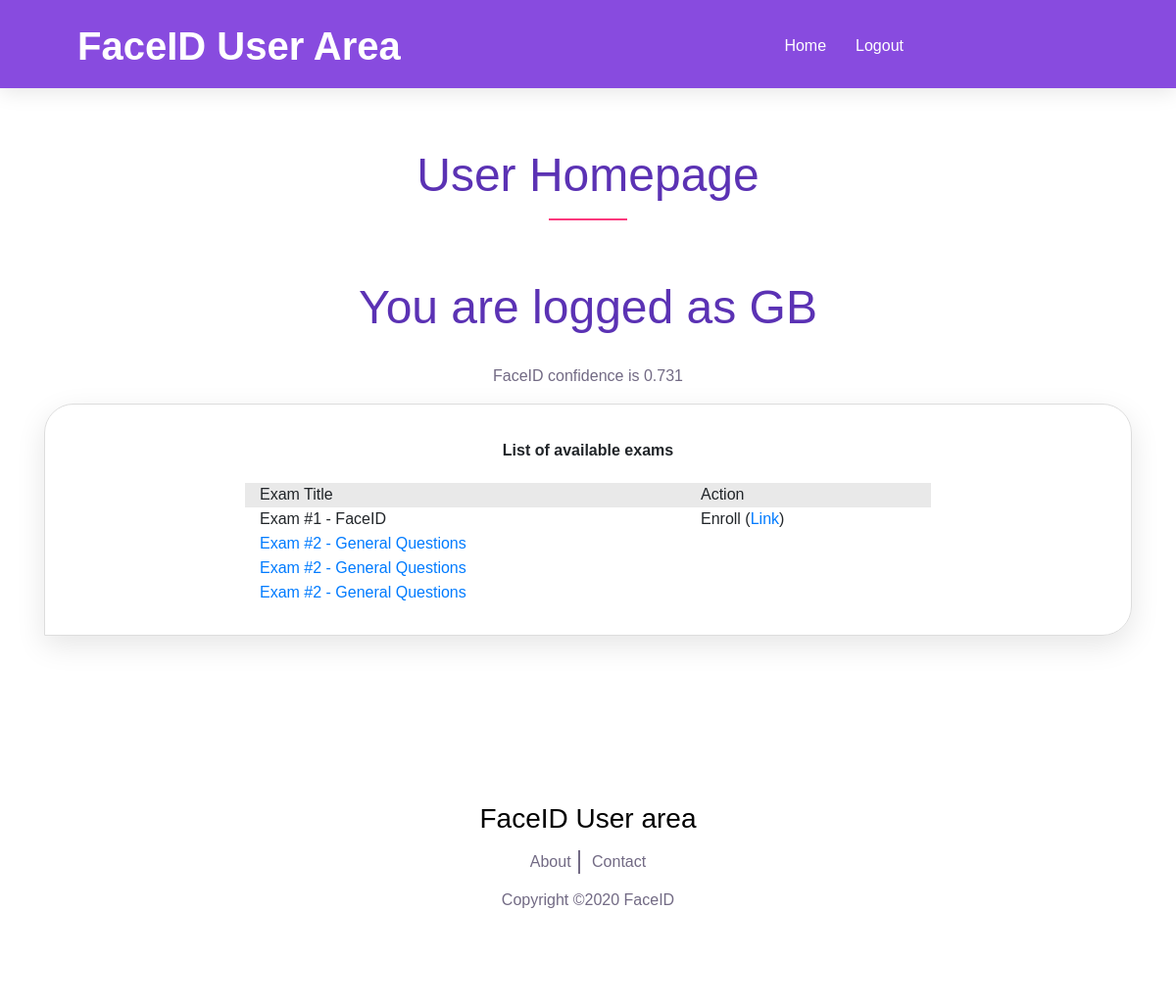
/user/ (signed in), run on an earlier commit of the app's database.
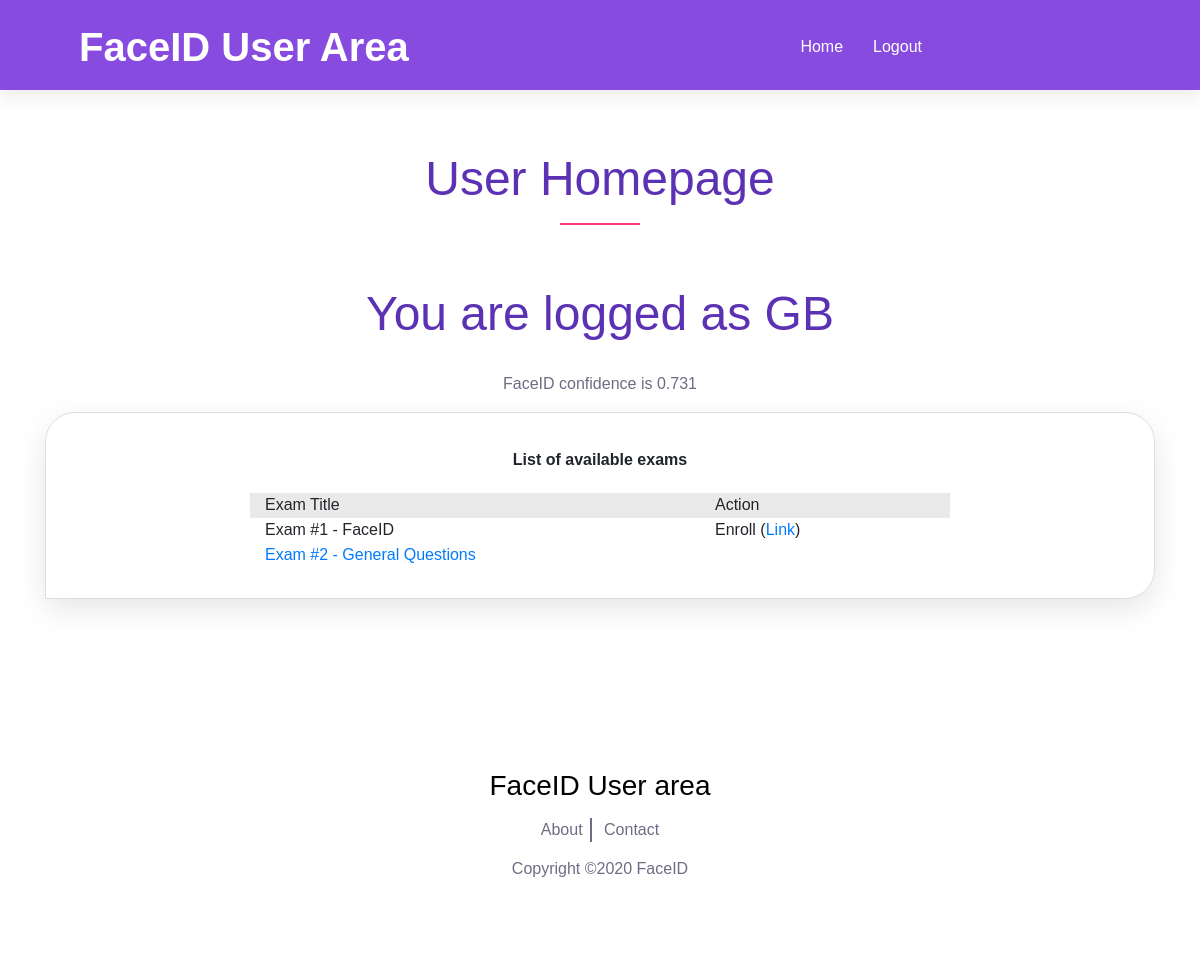
And on a later commit of the database.
### app/models.py (models this page shows, shortened)
class User(db.Model):
    __tablename__ = 'user'
    id = db.Column(db.Integer, primary_key=True)
    name = db.Column(db.String(80), unique=True, nullable=False)
    email = db.Column(db.String(120), unique=True, nullable=False)
    photo = db.Column(db.String)
    authenticated = db.Column(db.Boolean, default=False)
    confidence = db.Column(db.Integer, default=False)
    exams = db.relationship('Enrolment', backref='user', lazy=True)

class Exams(db.Model):
    __tablename__ = 'exams'
    id = db.Column(db.Integer, primary_key=True)
    title = db.Column(db.String(80), unique=True, nullable=False)

class Enrolment(db.Model):
    __tablename__ = 'enrolment'
    id = db.Column(db.Integer, primary_key=True)
    user_id = db.Column(db.Integer, db.ForeignKey('user.id'), nullable=False)
    exam_id = db.Column(db.Integer, db.ForeignKey('exams.id'), nullable=False)
    date = db.Column(db.DateTime, nullable=False)
    status = db.Column(db.String(50), nullable=False)

### app/routes.py (the view)
@app.route('/user/')
def user_home():
    if current_user.is_authenticated:
        pass
    user_name = current_user.name
    user_id = current_user.id
    confidence = current_user.confidence
    title = 'Homepage'
    error=None
    sq = db.session.query(Enrolment.exam_id).filter(Enrolment.user_id == user_id).subquery()
    available_exams =  db.session.query(Exams).filter(Exams.id.notin_(sq)).all()
    enrolment = db.session.query(Enrolment, Exams).outerjoin(Exams, Enrolment.exam_id == Exams.id).filter(Enrolment.user_id == user_id).order_by(Enrolment.date.desc()).all()
    return render_template('./user/user_home.html', error=error, user_name = user_name, user_id=user_id, confidence=confidence, enrolment=enrolment, available_exams=available_exams, title=title)

### app/routes.py (called while the page is built)
@login_manager.user_loader
def user_loader(user_id):
    user = User.query.get(user_id)
    return user

### app/templates/user/user_home.html (shortened to what this page needs)
{% extends "./user/user_base.html" %}
{% block content %}
    <div id="content">
    <section class="special-area bg-white section_padding_150_50" id="about">
        <div class="container">
            <div class="row">
                <div class="col-12">
                        <div class="section-heading text-center">
                            <h2>User Homepage</h2>
                            <div class="line-shape"></div>
                        </div>
                        <div class="special_description_content text-center">
                            <h2>You are logged as {{user_name}}</h2>
                            <div>
                                <p>FaceID confidence is {{confidence}}</p>
                            </div>
                        </div>
                        <div class="special_description_content text-center">
                            <div class="webcam-frame">
                            <div class="table-container">
                                <div class='table-wrapper-exams'>
                                    <div class="tb-title text-center">List of available exams</div>
                                    <div class='tb-row-gray-25'>
                                        <div class='tb-column-title'>Exam Title</div>
                                        <div class='tb-column-150'>Action</div>
                                    </div>
                                    {% for row in available_exams %}
                                    <div class='tb-row-25'>
                                        <div class='tb-column-title'>{{ row.title }}</div>
                                        <div class='tb-column-150'>Enroll (<a href='/user/{{ user_id }}/enroll/{{row.id}}'>Link</a>)</div>
                                    </div>
                                    {% endfor %}
                                    {% for row in enrolment %}
                                    <div class='tb-row-25'>
                                        <div class='tb-column-title'><a href='/user/{{user_id}}/list/{{row.Exams.id}}'>{{ row.Exams.title }}</a></div>
                                        <div class='tb-column-150'> </div>
                                    </div>
                                    {% endfor %}
                                </div>
                        </div>
                </div>
            </div>
        </div>
    </section>
    </div>
    {% endblock %}

### app/templates/user/user_base.html (shortened to what this page needs)
<!DOCTYPE html>
<html lang="en">
<head>
    <link href="/static/style.css" rel="stylesheet">
    <link href="/static/css/responsive.css" rel="stylesheet">
</head>
<body>
    <header class="header_area">
        <div class="container-fluid">
            <div class="row align-items-center">
                <div class="col-12 col-lg-10">
                    <div class="menu_area">
                        <nav class="navbar navbar-expand-lg navbar-light">
                            <a class="navbar-brand" href="/admin/">FaceID User Area</a>
                            <div class="collapse navbar-collapse" id="ca-navbar">
                                <ul class="navbar-nav ml-auto" id="nav">
                                    <li class="nav-item"><a class="nav-link" href="/user/">Home</a></li>
                                    <li class="nav-item"><a class="nav-link" href="/user/logout/">Logout</a></li>
                                </ul>
                            </div>
                        </nav>
                    </div>
                </div>
            </div>
        </div>
    </header>
    {% block content %}{% endblock %}
    <footer class="footer-social-icon text-center section_padding_70 clearfix">
        <div class="footer-text">
            <h3>FaceID User area</h3>
        </div>
        <div class="footer-menu">
            <nav>
                <ul>
                    <li><a href="#">About</a></li>
                    <li><a href="#">Contact</a></li>
                </ul>
            </nav>
        </div>
        <div class="copyright-text">
            <p>Copyright ©2020 FaceID</p>
        </div>
    </footer>
</body>
</html>

### app/static/style.css (style rules this page uses)
body { font-family: 'Cabin', sans-serif; background-color: #fff; }
h1, h2, h3, h4, h5, h6 { font-family: 'Cabin', sans-serif; font-weight: 400; color: #000; line-height: 1.2; }
.section_padding_150_50 { padding-top: 150px; padding-bottom: 50px; }
.section_padding_70 { padding-top: 70px; padding-bottom: 70px; }
ul, ol { margin: 0; padding: 0; }
a, a:hover, a:focus, a:active { text-decoration: none; -webkit-transition-duration: 500ms; -o-transition-duration: 500ms; transition-duration: 500ms; }
li { list-style: none; }
p { color: #726a84; font-size: 16px; font-weight: 300; margin-top: 0; }
.section-heading > h2 { font-weight: 300; color: #5b32b4; font-size: 48px; margin: 0; }
.section-heading { margin-bottom: 60px; }
.line-shape-white, .line-shape { width: 80px; height: 2px; background-color: #fb397d; margin-top: 15px; }
.line-shape { margin-left: calc(50% - 40px); }
.header_area { left: 0; position: absolute; width: 100%; z-index: 99; top: 0; padding: 0 4%; background-color: #884bdf; -webkit-box-shadow: 0 4px 20px rgba(0, 0, 0, 0.1); box-shadow: 0 4px 20px rgba(0, 0, 0, 0.1); height: 90px; }
.menu_area .navbar-brand { font-size: 40px; font-weight: 700; color: #fff; margin: 0; line-height: 1; padding: 0; }
.menu_area { position: relative; z-index: 2; }
.menu_area #nav .nav-link { color: #fff; display: block; font-size: 16px; font-weight: 500; border-radius: 30px; -webkit-transition-duration: 500ms; -o-transition-duration: 500ms; transition-duration: 500ms; padding: 35px 15px; }
.special_description_content > h2 { color: #5b32b4; font-size: 48px; margin-bottom: 30px; }
.footer-text { margin-bottom: 15px; }
.footer-menu ul li { display: inline-block; }
.footer-menu ul li a { border-right: 2px solid #726a84; display: block; padding: 0 7.5px; color: #726a84; }
.footer-menu ul li:last-child a { border-right: 0 solid #ddd; }
.footer-social-icon { margin-bottom: 30px; }
.footer-menu { margin-bottom: 15px; }
.copyright-text > p { margin-bottom: 0; }
.webcam-frame { border: 1px solid #ddd; border-top-color: rgb(221, 221, 221); border-right-color: rgb(221, 221, 221); border-bottom-color: rgb(221, 221, 221); border-left-color: rgb(221, 221, 221); display: -webkit-box; display: -ms-flexbox; display: flex; -webkit-box-align: center; -ms-flex-align: center; align-items: center; padding: 15px 30px; border-radius: 30px 30px 30px 0; -webkit-box-shadow: 0 10px 30px rgba(0, 0, 0, 0.1); box-shadow: 0 10px 30px rgba(0, 0, 0, 0.1); -webkit-box-pack: center; -ms-flex-pack: center; justify-content: center; margin-bottom: 50px; }
.table-wrapper-exams { margin: 15px; background-color: rgb(255, 255, 255); width:700px; }
.table-container { display: flex; flex-direction: column; background-color: rgb(255, 255, 255); }
.tb-row-25 { display: flex; flex-direction: row; flex-wrap: wrap; width: 100%; height:25px; padding: 0 5px 0 5px; }
.tb-row-gray-25 { display: flex; flex-direction: row; flex-wrap: wrap; width: 100%; height:25px; background-color:#e9e9e9; padding: 0 5px 0 5px; }
.tb-title { padding: 5px 10px 5px 10px; text-align: center; height: 50px; font-weight: bold; }
.tb-column-title { padding: 0 10px 0 10px; width: 450px; text-align: left; }
.tb-column-150 { padding: 0 10px 0 10px; width: 150px; text-align: left; }

What changed in the data, as far as the page shows it:
removed Enrolment: Exams "Exam #2 - General Questions"
removed Enrolment: Exams "Exam #2 - General Questions"
